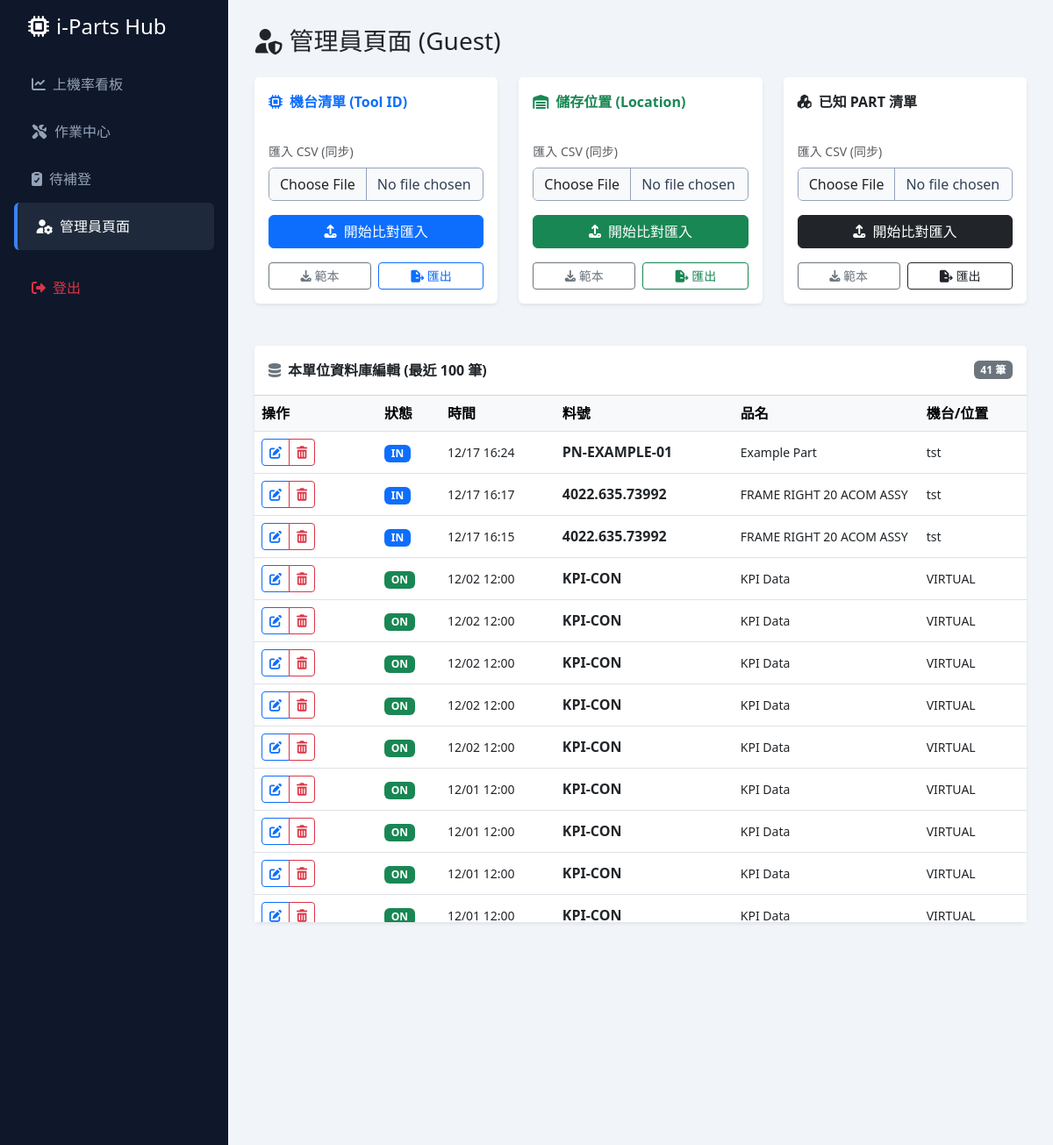
Page /iPart-PHP/iPart-PHP/index.php?route=admin (signed in, upper part) on the earlier database version.
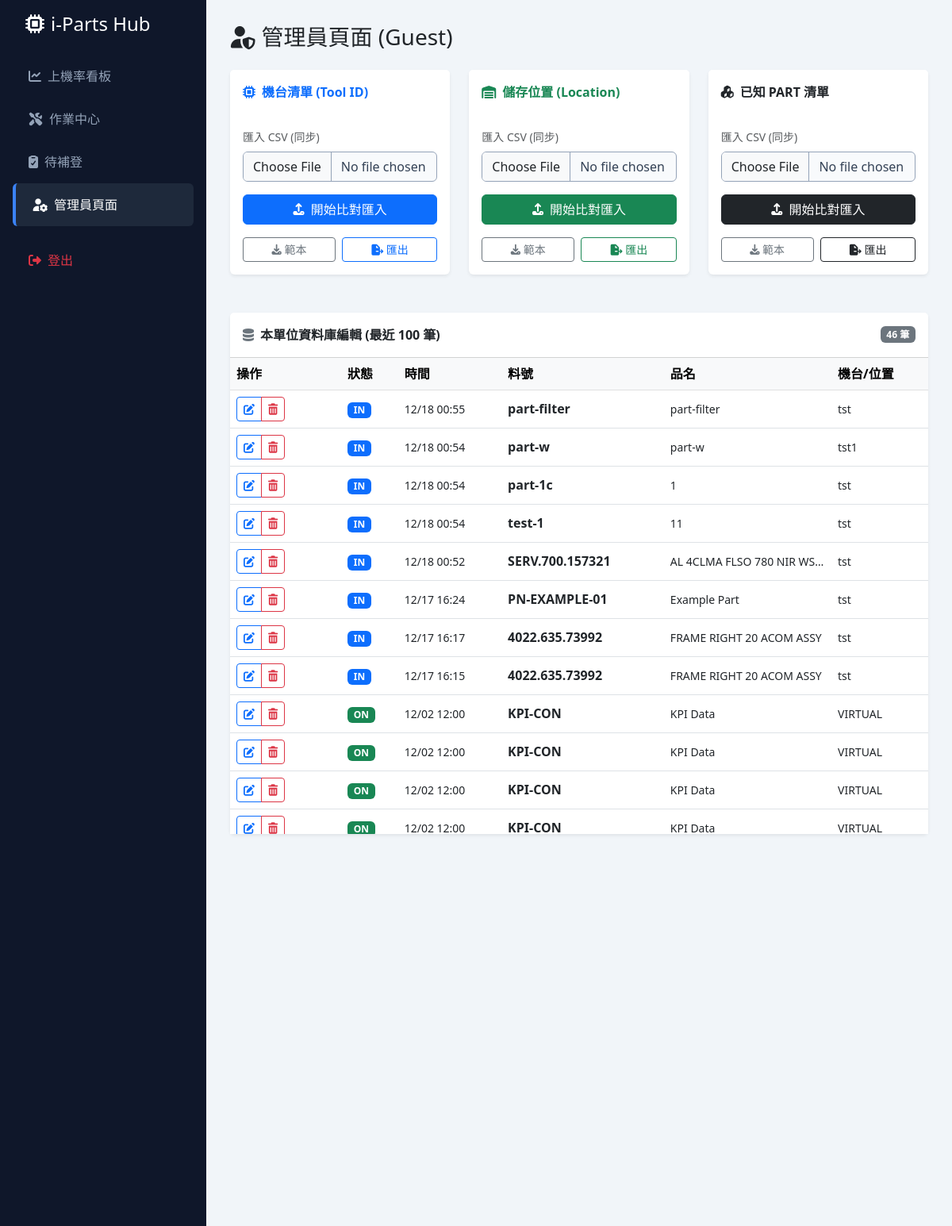
Same page on the later database version.
### tables this page shows
CREATE TABLE part_lifecycle (
                id INTEGER PRIMARY KEY AUTOINCREMENT,
                dept TEXT,
                status TEXT,
                part_no TEXT,
                part_name TEXT,
                vendor TEXT,
                sn TEXT,
                location TEXT,
                ipart_logged INTEGER DEFAULT 0,
                remark TEXT,
                category TEXT,  -- ★ 新增分類欄位
                created_at TIMESTAMP DEFAULT CURRENT_TIMESTAMP
            );

### iPart-PHP/iPart-PHP/views/admin.php (the view, shortened to what the changed rows need)
<?php
if (isset($show_sync_ui) && $show_sync_ui):
    $sync_type = $_SESSION['sync_type'];
    $adds = $_SESSION['sync_add'];
    $removes = $_SESSION['sync_remove'];
    $conflicts = $_SESSION['sync_conflict'];
    $type_name = "";
    if ($sync_type == 'tool') $type_name = "機台清單 (Tool)";
    if ($sync_type == 'location') $type_name = "位置清單 (Location)";
    if ($sync_type == 'part_master') $type_name = "Part Master";
?>
    <div class="card border-primary shadow mb-4">
        <div class="card-header bg-primary text-white fw-bold py-3 d-flex justify-content-between align-items-center">
            <span><i class="fas fa-sync-alt me-2"></i>確認同步：<?= $type_name ?></span>
            <span class="badge bg-white text-primary">比對結果</span>
        </div>
        <div class="card-body">
            <div class="alert alert-info border-0">
                <i class="fas fa-info-circle me-1"></i> 系統將以 <strong>CSV 檔案</strong> 為基準進行同步。請確認以下差異：
            </div>
            <form action="index.php?route=admin_sync_execute" method="POST">
                <div class="row g-4">
                    <div class="col-md-<?= (!empty($conflicts)) ? '4' : '6' ?>">
                        <div class="card h-100 border-success">
                            <div class="card-header bg-success text-white fw-bold">
                                <i class="fas fa-plus-circle me-1"></i> 即將新增 (<?= count($adds) ?>)
                            </div>
                            <div class="card-body p-0" style="max-height:300px; overflow-y:auto;">
                                <?php if(empty($adds)): ?>
                                    <div class="p-3 text-center text-muted">無新增項目</div>
                                <?php else: ?>
                                    <ul class="list-group list-group-flush">
                                        <?php foreach($adds as $item): ?>
                                            <li class="list-group-item text-success">
                                                <?php if(is_array($item)): ?>
                                                    <strong><?= $item['part_no'] ?></strong><br>
                                                    <small class="text-muted"><?= $item['name'] ?></small>
                                                <?php else: ?>
                                                    <strong><?= $item ?></strong>
                                                <?php endif; ?>
                                            </li>
                                        <?php endforeach; ?>
                                    </ul>
                                <?php endif; ?>
                            </div>
                        </div>
                    </div>
                    <?php if (!empty($conflicts)): ?>
                    <div class="col-md-4">
                        <div class="card h-100 border-warning">
                            <div class="card-header bg-warning text-dark fw-bold">
                                <i class="fas fa-exclamation-triangle me-1"></i> 資料衝突 (<?= count($conflicts) ?>)
                            </div>
                            <div class="card-body p-0" style="max-height:300px; overflow-y:auto;">
                                <table class="table table-bordered mb-0 small">
                                    <thead class="table-light"><tr><th>資料</th><th>選擇版本</th></tr></thead>
                                    <tbody>
                                        <?php foreach ($conflicts as $c): ?>
                                        <tr>
                                            <td>
                                                <div class="fw-bold"><?= $c['part_no'] ?></div>
                                                <div class="text-primary">DB: <?= $c['db']['name'] ?></div>
                                                <div class="text-success">CSV: <?= $c['csv']['name'] ?></div>
                                            </td>
                                            <td class="align-middle">
                                                <div class="form-check">
                                                    <input class="form-check-input" type="radio" name="decision[<?= $c['part_no'] ?>]" value="db" checked> 舊
                                                </div>
                                                <div class="form-check">
                                                    <input class="form-check-input" type="radio" name="decision[<?= $c['part_no'] ?>]" value="csv"> 新
                                                </div>
                                            </td>
                                        </tr>
                                        <?php endforeach; ?>
                                    </tbody>
                                </table>
                            </div>
                        </div>
                    </div>
                    <?php endif; ?>
                    <div class="col-md-<?= (!empty($conflicts)) ? '4' : '6' ?>">
                        <div class="card h-100 border-danger">
                            <div class="card-header bg-danger text-white fw-bold">
                                <i class="fas fa-minus-circle me-1"></i> 即將刪除 (<?= count($removes) ?>)
                            </div>
                            <div class="card-body p-0" style="max-height:300px; overflow-y:auto;">
                                <?php if(empty($removes)): ?>
                                    <div class="p-3 text-center text-muted">無刪除項目</div>
                                <?php else: ?>
                                    <ul class="list-group list-group-flush">
                                        <?php foreach($removes as $item): ?>
                                            <li class="list-group-item text-danger text-decoration-line-through">
                                                <?php if(is_array($item)): ?>
                                                    <strong><?= $item['part_no'] ?></strong><br>
                                                    <small class="text-muted"><?= $item['name'] ?></small>
                                                <?php else: ?>
                                                    <strong><?= $item ?></strong>
                                                <?php endif; ?>
                                            </li>
                                        <?php endforeach; ?>
                                    </ul>
                                <?php endif; ?>
                            </div>
                        </div>
                    </div>
                </div>
                <div class="mt-4 text-end">
                    <a href="index.php?route=admin" class="btn btn-secondary me-2">取消</a>
                    <button type="submit" class="btn btn-primary fw-bold px-4" onclick="return confirm('確定要執行同步嗎？\n此操作將修改資料庫內容。')">
                        <i class="fas fa-check me-1"></i> 確認並執行同步
                    </button>
                </div>
            </form>
        </div>
    </div>
<?php else: ?>
<div class="card border-0 shadow-sm">
    <div class="card-header bg-white fw-bold py-3 d-flex justify-content-between align-items-center">
        <span><i class="fas fa-database me-2 text-secondary"></i>本單位資料庫編輯 (最近 100 筆)</span>
        <?php if(isset($my_records)): ?><span class="badge bg-secondary"><?= count($my_records) ?> 筆</span><?php endif; ?>
    </div>
    <div class="card-body p-0">
        <div class="table-responsive" style="max-height: 600px;">
            <table class="table table-hover align-middle mb-0 text-nowrap">
                <thead class="table-light sticky-top">
                    <tr>
                        <th style="width: 140px;">操作</th>
                        <th>狀態</th>
                        <th>時間</th>
                        <th>料號</th>
                        <th>品名</th>
                        <th>機台/位置</th>
                    </tr>
                </thead>
                <tbody>
                    <?php if (empty($my_records)): ?>
                        <tr><td colspan="6" class="text-center py-5 text-muted">目前無資料</td></tr>
                    <?php else: ?>
                        <?php foreach ($my_records as $rec): ?>
                        <tr>
                            <td>
                                <div class="btn-group" role="group">
                                    <a href="index.php?route=ops_edit&id=<?= $rec['id'] ?>" class="btn btn-sm btn-outline-primary" title="編輯">
                                        <i class="fas fa-edit"></i>
                                    </a>
                                    <a href="index.php?route=ops_delete&id=<?= $rec['id'] ?>" class="btn btn-sm btn-outline-danger" title="刪除" onclick="return confirm('確定要刪除這筆紀錄嗎？\n(注意：此動作無法復原)');">
                                        <i class="fas fa-trash-alt"></i>
                                    </a>
                                </div>
                            </td>
                            <td><span class="badge bg-<?= ($rec['status']=='IN'?'primary':($rec['status']=='ON'?'success':'secondary')) ?>"><?= $rec['status'] ?></span></td>
                            <td class="small"><?= date('m/d H:i', strtotime($rec['created_at'])) ?></td>
                            <td class="fw-bold"><?= $rec['part_no'] ?></td>
                            <td class="small text-truncate" style="max-width: 150px;"><?= $rec['part_name'] ?></td>
                            <td class="small"><?= $rec['location'] ?></td>
                        </tr>
                        <?php endforeach; ?>
                    <?php endif; ?>
                </tbody>
            </table>
        </div>
    </div>
</div>
<?php endif; ?>
<?php $content = ob_get_clean(); require 'layout.php'; ?>

Differences in the rows shown:
no longer on this page (row unchanged): part_lifecycle: status "ON", created_at "12/02 12:00", part_no "KPI-CON", part_name "KPI Data", location "VIRTUAL"
no longer on this page (row unchanged): part_lifecycle: status "ON", created_at "12/01 12:00", part_no "KPI-CON", part_name "KPI Data", location "VIRTUAL"
no longer on this page (row unchanged): part_lifecycle: status "ON", created_at "12/01 12:00", part_no "KPI-CON", part_name "KPI Data", location "VIRTUAL"
no longer on this page (row unchanged): part_lifecycle: status "ON", created_at "12/01 12:00", part_no "KPI-CON", part_name "KPI Data", location "VIRTUAL"
no longer on this page (row unchanged): part_lifecycle: status "ON", created_at "12/01 12:00", part_no "KPI-CON", part_name "KPI Data", location "VIRTUAL"
added part_lifecycle: status "IN", created_at "12/18 00:55", part_no "part-filter", part_name "part-filter", location "tst"
added part_lifecycle: status "IN", created_at "12/18 00:54", part_no "part-w", part_name "part-w", location "tst1"
added part_lifecycle: status "IN", created_at "12/18 00:54", part_no "part-1c", part_name "1", location "tst"
added part_lifecycle: status "IN", created_at "12/18 00:54", part_no "test-1", part_name "11", location "tst"
added part_lifecycle: status "IN", created_at "12/18 00:52", part_no "SERV.700.157321", part_name "AL 4CLMA FLSO 780 NIR WS…", location "tst"
Other differences:
count($my_records): "41" → "46"
